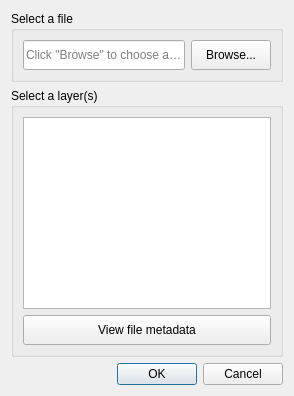
<?xml version="1.0" encoding="UTF-8"?>
<ui version="4.0">
 <class>DlgDataIOLoadTE</class>
 <widget class="QDialog" name="DlgDataIOLoadTE">
  <property name="windowModality">
   <enum>Qt::ApplicationModal</enum>
  </property>
  <property name="geometry">
   <rect>
    <x>0</x>
    <y>0</y>
    <width>294</width>
    <height>377</height>
   </rect>
  </property>
  <property name="sizePolicy">
   <sizepolicy hsizetype="Fixed" vsizetype="Fixed">
    <horstretch>0</horstretch>
    <verstretch>0</verstretch>
   </sizepolicy>
  </property>
  <property name="windowTitle">
   <string>Open a LDMS file</string>
  </property>
  <layout class="QGridLayout" name="gridLayout">
   <item row="4" column="0">
    <widget class="QDialogButtonBox" name="buttonBox">
     <property name="standardButtons">
      <set>QDialogButtonBox::Cancel|QDialogButtonBox::Ok</set>
     </property>
    </widget>
   </item>
   <item row="1" column="0">
    <widget class="QGroupBox" name="groupBox">
     <property name="sizePolicy">
      <sizepolicy hsizetype="Preferred" vsizetype="Minimum">
       <horstretch>0</horstretch>
       <verstretch>0</verstretch>
      </sizepolicy>
     </property>
     <property name="title">
      <string>Select a layer(s)</string>
     </property>
     <layout class="QVBoxLayout" name="verticalLayout_2">
      <item>
       <widget class="QListView" name="layers_view">
        <property name="sizePolicy">
         <sizepolicy hsizetype="Expanding" vsizetype="Expanding">
          <horstretch>0</horstretch>
          <verstretch>0</verstretch>
         </sizepolicy>
        </property>
        <property name="minimumSize">
         <size>
          <width>200</width>
          <height>150</height>
         </size>
        </property>
        <property name="selectionMode">
         <enum>QAbstractItemView::ExtendedSelection</enum>
        </property>
       </widget>
      </item>
      <item>
       <widget class="QPushButton" name="btn_view_metadata">
        <property name="sizePolicy">
         <sizepolicy hsizetype="Minimum" vsizetype="Minimum">
          <horstretch>0</horstretch>
          <verstretch>0</verstretch>
         </sizepolicy>
        </property>
        <property name="minimumSize">
         <size>
          <width>0</width>
          <height>30</height>
         </size>
        </property>
        <property name="text">
         <string>View file metadata</string>
        </property>
       </widget>
      </item>
     </layout>
    </widget>
   </item>
   <item row="0" column="0">
    <widget class="QGroupBox" name="data_file_box">
     <property name="sizePolicy">
      <sizepolicy hsizetype="Preferred" vsizetype="Minimum">
       <horstretch>0</horstretch>
       <verstretch>0</verstretch>
      </sizepolicy>
     </property>
     <property name="title">
      <string>Select a file</string>
     </property>
     <layout class="QHBoxLayout" name="horizontalLayout">
      <item>
       <widget class="QLineEdit" name="file_lineedit">
        <property name="sizePolicy">
         <sizepolicy hsizetype="Expanding" vsizetype="Minimum">
          <horstretch>0</horstretch>
          <verstretch>0</verstretch>
         </sizepolicy>
        </property>
        <property name="minimumSize">
         <size>
          <width>0</width>
          <height>30</height>
         </size>
        </property>
        <property name="readOnly">
         <bool>true</bool>
        </property>
        <property name="placeholderText">
         <string>Click &quot;Browse&quot; to choose a file...</string>
        </property>
       </widget>
      </item>
      <item>
       <widget class="QPushButton" name="file_browse_btn">
        <property name="sizePolicy">
         <sizepolicy hsizetype="Minimum" vsizetype="Minimum">
          <horstretch>0</horstretch>
          <verstretch>0</verstretch>
         </sizepolicy>
        </property>
        <property name="minimumSize">
         <size>
          <width>0</width>
          <height>30</height>
         </size>
        </property>
        <property name="text">
         <string>Browse...</string>
        </property>
       </widget>
      </item>
     </layout>
    </widget>
   </item>
  </layout>
 </widget>
 <resources/>
 <connections/>
</ui>
